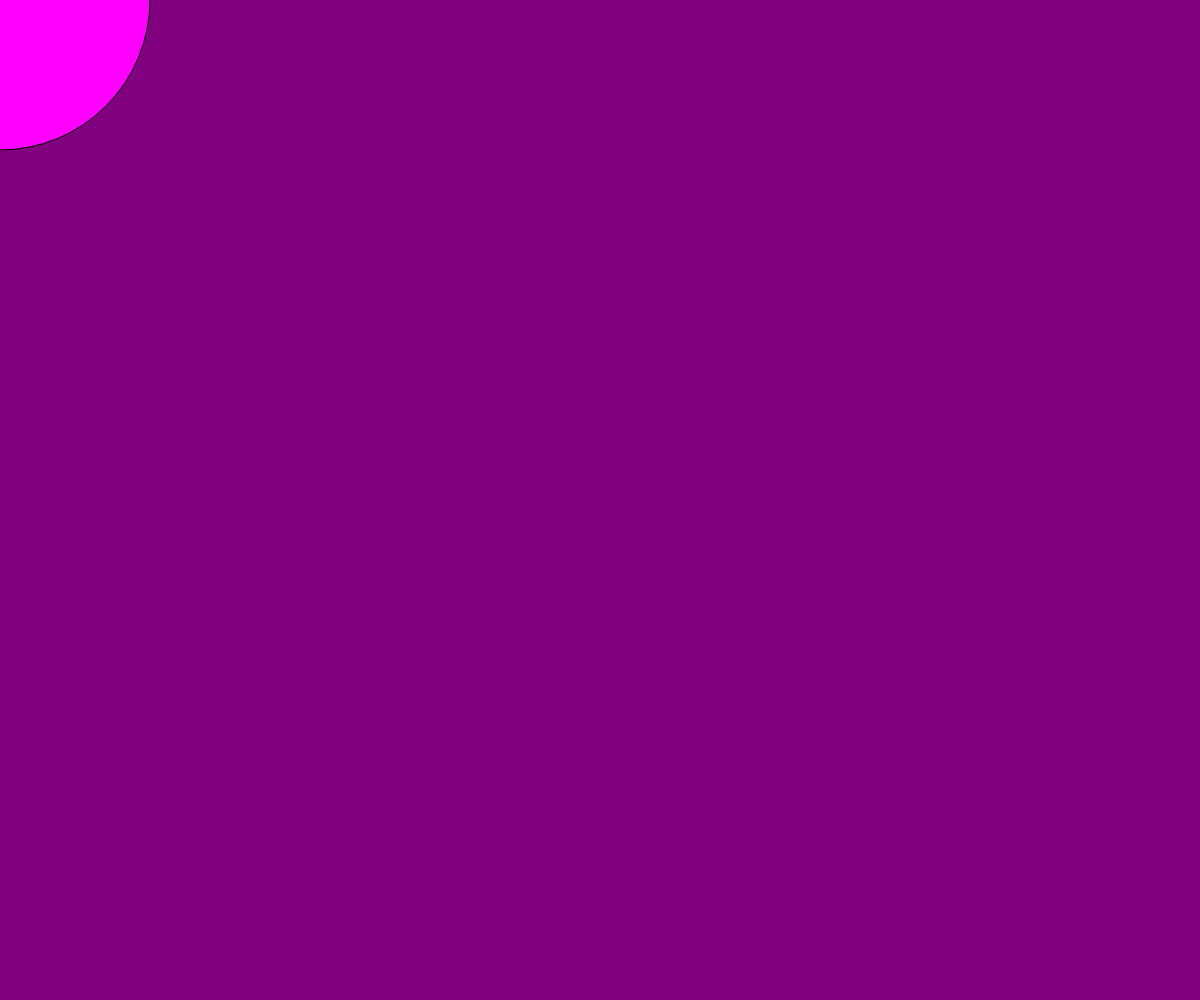
Frame 1 (no input)
Frame 60 (no input): blank canvas, image omitted
Frame 120 (the mouse pressed at the canvas centre since frame 60): blank canvas, image omitted

The p5.js sketch that drew this single still picture (run headless with seeded random() and noise() and a simulated clock; from frame 60 on, the mouse is pressed at the canvas centre):

// p5.js sketch
// ── sketch.js
function setup(){
 createCanvas(windowWidth,windowHeight)
}
var x = 0;
var y = 0
function draw(){
    background("purple");
    fill("magenta");
    ellipse(x,y,300);
    x = x +77;
    y = y+ 120
    if (x > width){
        x = 0;

    }
}
